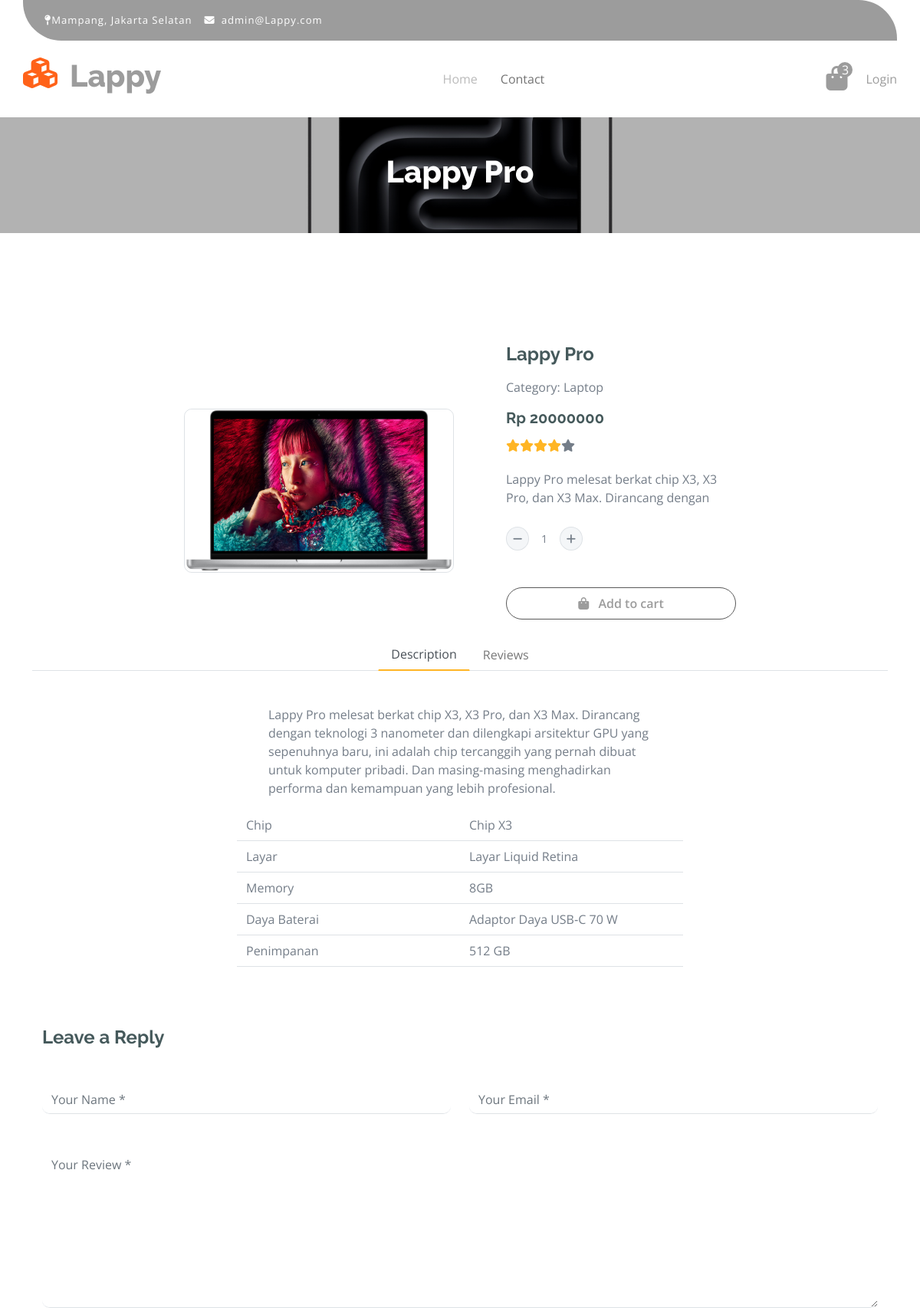
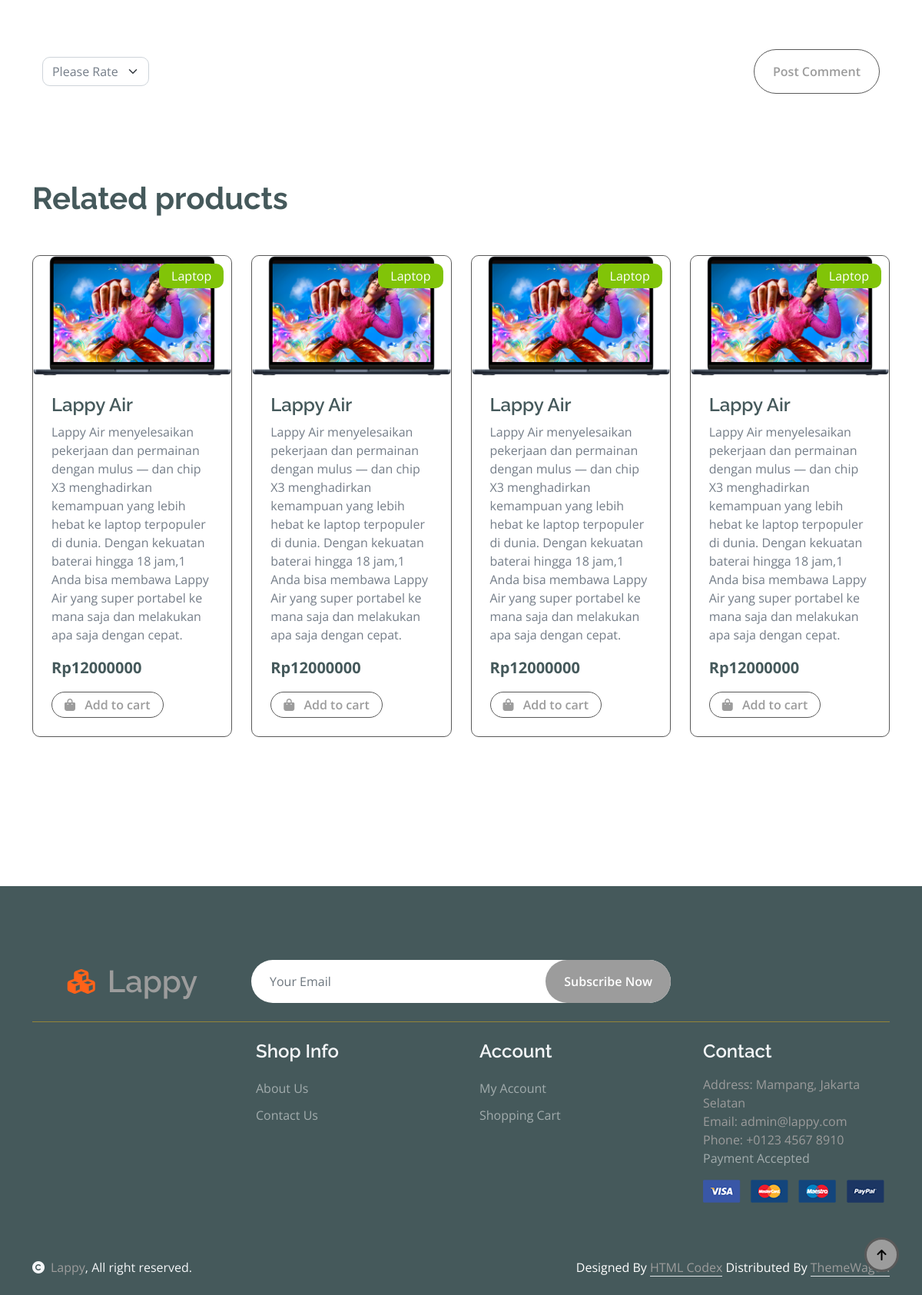
Screenshot of /detail/3/ with the database file from the repository (2 pictures, top to bottom).
### lappy_app/models.py (models this page shows)
class Products (models.Model):
    product_name = models.CharField(max_length=200)
    product_description = models.TextField()
    supplier_id = models.IntegerField()
    category_id = models.CharField(max_length=20)
    unit = models.CharField(max_length=200)
    price = models.IntegerField()
    photo = models.ImageField(upload_to='images', blank=True, null=True)
    def image_tag(self):
        return mark_safe('<img src="%s" width="100px" height="100px" />'%(self.photo.url))
    image_tag.short_description = 'Image'

### lappy_app/views.py (the view)
# urls.py: path('detail/<int:id>/', detail_view, name='detail'),
def detail_view(request, id):
    context ={}
    context["reviews"] = Reviews.objects.filter(product_id = id)
    context["product"] = Products.objects.get(id = id)
    related_category = context["product"].category_id
    context["related_products"] = Products.objects.filter(category_id=related_category).exclude(id=id)
    context["categories"] = Categories.objects.all()
    return render(request, "product.html", context)

### lappy_app/templates/product.html
{% include "components/header.html" %}
{% include "components/navbar.html" %}
{% include "components/product_detail.html" %}
{% include "components/footer.html" %}

### lappy_app/templates/components/product_detail.html (shortened to what this page needs)
    <div class="container-fluid page-header py-5 mt-5">
        <h1 class="text-center text-white display-6">{{product.product_name}}</h1>
    </div>
    <div class="container-fluid py-5 mt-5">
        <div class="container py-5">
            <div class=" mb-5">
                <div class="d-flex flex-column justify-content-center align-items-center">
                    <div class="col-lg-12 d-flex justify-content-center align-items-center" style="gap: 20px;">
                        <div>
                            <div class="border rounded d-flex justify-content-center align-items-center">
                                <a href="#">
                                    <img src="{{product.photo.url}}" class="img-fluid rounded" alt="Image" style="width: 350px;">
                                </a>
                            </div>
                        </div>
                        <div class="d-flex flex-column flex-start ps-5">
                            <h4 class="fw-bold mb-3">{{product.product_name}}</h4>
                            <p class="mb-3">Category: {{product.category_id}}</p>
                            <h5 class="fw-bold mb-3">Rp {{product.price}} </h5>
                            <div class="d-flex mb-4">
                                <i class="fa fa-star text-secondary"></i>
                                <i class="fa fa-star text-secondary"></i>
                                <i class="fa fa-star text-secondary"></i>
                                <i class="fa fa-star text-secondary"></i>
                                <i class="fa fa-star"></i>
                            </div>
                            <p class="mb-4" style="max-width: 300px; max-height: 50px; text-overflow: ellipsis; overflow: hidden;">{{product.product_description}}</p>
                            <div class="input-group quantity mb-5" style="width: 100px;">
                                <div class="input-group-btn">
                                    <button class="btn btn-sm btn-minus rounded-circle bg-light border">
                                        <i class="fa fa-minus"></i>
                                    </button>
                                </div>
                                <input type="text" class="form-control form-control-sm text-center border-0" value="1">
                                <div class="input-group-btn">
                                    <button class="btn btn-sm btn-plus rounded-circle bg-light border">
                                        <i class="fa fa-plus"></i>
                                    </button>
                                </div>
                            </div>
                            <a href="#" class="btn border border-secondary rounded-pill px-4 py-2 mb-4 text-primary"><i
                                    class="fa fa-shopping-bag me-2 text-primary"></i> Add to cart</a>
                        </div>
                    </div>
                    <div class="col-lg-12">
                        <nav>
                            <div class="nav nav-tabs mb-3 d-flex justify-content-center align-items-center">
                                <button class="nav-link active border-white border-bottom-0" type="button"
                                    role="tab" id="nav-about-tab" data-bs-toggle="tab" data-bs-target="#nav-about"
                                    aria-controls="nav-about" aria-selected="true">Description</button>
                                <button class="nav-link border-white border-bottom-0" type="button" role="tab"
                                    id="nav-mission-tab" data-bs-toggle="tab" data-bs-target="#nav-mission"
                                    aria-controls="nav-mission" aria-selected="false">Reviews</button>
                            </div>
                        </nav>
                        <div class="tab-content mb-5">
                            <div class="tab-pane active" id="nav-about" role="tabpanel"
                                aria-labelledby="nav-about-tab">
                                <div class="d-flex flex-column justify-content-center align-items-center w-100" style="min-height: 400px;">
                                    <p class="align-self-center text-start text-wrap" style="width: 500px;">{{product.product_description}}</p>
                                    <div class="d-flex justify-content-center w-100">
                                        <div class="col-6">
                                            <div
                                                class="row border-bottom align-items-center text-start justify-content-center py-2">
                                                <div class="col-6">
                                                    <p class="mb-0">Chip</p>
                                                </div>
                                                <div class="col-6">
                                                    <p class="mb-0">Chip X3</p>
                                                </div>
                                            </div>
                                            <div
                                                class="row border-bottom text-start align-items-start justify-content-center py-2">
                                                <div class="col-6">
                                                    <p class="mb-0">Layar</p>
                                                </div>
                                                <div class="col-6">
                                                    <p class="mb-0">Layar Liquid Retina</p>
                                                </div>
                                            </div>
                                            <div
                                                class="row border-bottom text-start align-items-center justify-content-center py-2">
                                                <div class="col-6">
                                                    <p class="mb-0">Memory</p>
                                                </div>
                                                <div class="col-6">
                                                    <p class="mb-0">8GB</p>
                                                </div>
                                            </div>
                                            <div
                                                class="row border-bottom text-start align-items-center justify-content-center py-2">
                                                <div class="col-6">
                                                    <p class="mb-0">Daya Baterai</p>
                                                </div>
                                                <div class="col-6">
                                                    <p class="mb-0">Adaptor Daya USB‑C 70 W</p>
                                                </div>
                                            </div>
                                            <div
                                                class="row border-bottom text-start align-items-center justify-content-center py-2">
                                                <div class="col-6">
                                                    <p class="mb-0">Penimpanan</p>
                                                </div>
                                                <div class="col-6">
                                                    <p class="mb-0">512 GB</p>
                                                </div>
                                            </div>
                                        </div>
                                    </div>
                                </div>
                            </div>
                        </div>
                    </div>
                    {% include 'components/review.html' %}
                </div>
            </div>
            <h1 class="fw-bold mb-0">Related products</h1>
            <div class="vesitable">
                <div class="owl-carousel vegetable-carousel justify-content-center">
                    {% for product in related_products %}
                    <div class="border border-primary rounded position-relative vesitable-item">
                        <div class="vesitable-img">
                            <img src="{{product.photo.url}}" class="img-fluid w-100 rounded-top" alt="">
                        </div>
                        <div class="text-white bg-primary px-3 py-1 rounded position-absolute"
                            style="top: 10px; right: 10px;">{{product.category_id}}</div>
                        <div class="p-4 pb-0 rounded-bottom">
                            <h4>{{product.product_name}}</h4>
                            <p>{{product.product_description}}</p>
                            <div class="d-flex justify-content-between flex-lg-wrap">
                                <p class="text-dark fs-5 fw-bold">Rp{{product.price}}</p>
                                <a href="#"
                                    class="btn border border-secondary rounded-pill px-3 py-1 mb-4 text-primary"><i
                                        class="fa fa-shopping-bag me-2 text-primary"></i> Add to cart</a>
                            </div>
                        </div>
                    </div>
                    {% endfor %}
                </div>
            </div>
        </div>
    </div>

### lappy_app/static/css/style.css (style rules this page uses)
.btn { font-weight: 600; transition: .5s; }
.btn.border-secondary { transition: 0.5s; }
.page-header { position: relative; background: linear-gradient(rgba(0, 0, 0, 0.3), rgba(0, 0, 0, 0.3)), url(../img/welcome_hero_endframe__66ipqm3o5gyu_medium_2x.jpg); background-position: center center; background-repeat: no-repeat; background-size: cover; }
@media (min-width: 992px) { .hero-header, .page-header { margin-top: 152px !important; } }
.vesitable .vesitable-item { height: 100%; transition: 0.5s; }
.vesitable .vesitable-item .vesitable-img { overflow: hidden; transition: 0.5s; border-radius: 10px 10px 0 0; }
.vesitable .vesitable-item .vesitable-img img { transition: 0.5s; }
.nav.nav-tabs .nav-link.active { border-bottom: 2px solid var(--bs-secondary) !important; }

### rows the page displays
Products: product_name "Lappy Pro", photo (picture), category_id "Laptop", price "20000000", product_description "Lappy Pro melesat berkat chip X3, X3 Pro, dan X3 Max. Dirancang dengan…", product_description "Lappy Pro melesat berkat chip X3, X3 Pro, dan X3 Max. Dirancang dengan teknologi 3 nanometer dan dilengkapi arsitektur GPU yang sepenuhnya baru, ini adalah chip tercanggih yang pernah dibuat untuk komputer pribadi. Dan masing-masing menghadirkan performa dan kemampuan yang lebih profesional."
Products: photo (picture), category_id "Laptop", product_name "Lappy Air", product_description "Lappy Air menyelesaikan pekerjaan dan permainan dengan mulus — dan chip X3 menghadirkan kemampuan yang lebih hebat ke laptop terpopuler di dunia. Dengan kekuatan baterai hingga 18 jam,1 Anda bisa membawa Lappy Air yang super portabel ke mana saja dan melakukan apa saja dengan cepat.", price "12000000"
